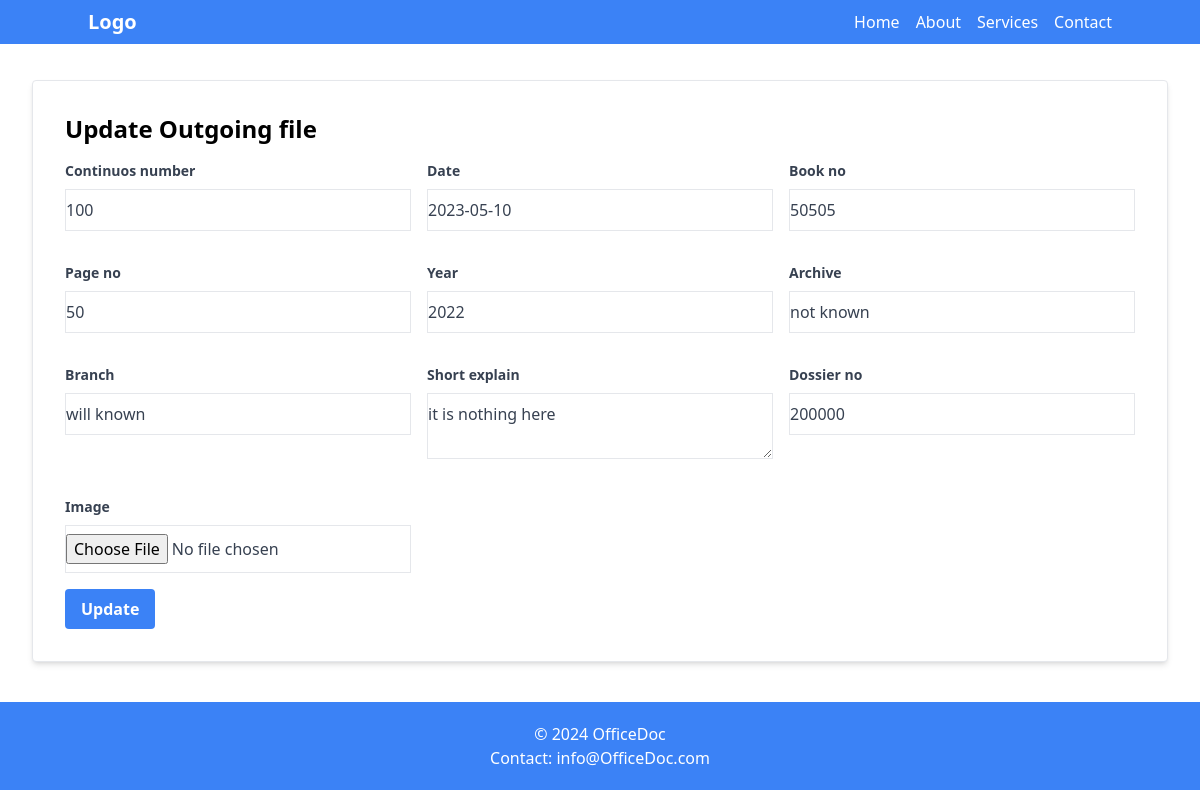
The app's page /records/updateOutgoingDoc/4 with its own data.
### records/models.py (models this page shows, shortened)
class OutgoingDoc(models.Model):
    continuos_number = models.IntegerField(unique=True)
    date = models.DateField(null=True, blank=True)
    book_no = models.IntegerField()
    page_no = models.IntegerField()
    year    = models.CharField(max_length=20, null=True, blank=True)
    archive = models.CharField(max_length=200, null=True, blank=True)
    branch  = models.CharField(max_length=200, null=True, blank=True)
    short_explain = models.TextField()
    dossier_no = models.IntegerField()
    image = models.ImageField(upload_to="records/outgoingdocs/images", null=True, blank=True)

### records/views.py (the view)
# urls.py: path('updateOutgoingDoc/<int:pk>', views.updateOutgoingDoc, name='updateOutgoingDoc'),
def updateOutgoingDoc(request, pk):
    updateOutgoing = OutgoingDoc.objects.get(id=pk)
    updateForm = OutgoingDocForm (request.POST or None, instance=updateOutgoing)
    if updateForm.is_valid():
        updateForm.save()
        messages.success(request, 'Record Updated')
        return redirect ('records:outgoingDoc')
    return render(request, 'records/update_outgoing.html', {'updateForm':updateForm})

### records/templates/records/update_outgoing.html (shortened to what this page needs)
{% extends 'base.html' %}
{% load static %}
{% block content %}
<div class="max-w-8xl  mx-8 my-10 bg-white p-4 sm:p-8 border rounded shadow-md">
    <h1 class="text-2xl font-bold mb-4">Update Outgoing file</h1>
    <form method="POST" enctype="multipart/form-data">
        <div class="grid sm:grid-cols-1 md:grid-cols-4 lg:grid-cols-3 gap-4">
            {% for field in updateForm %}
                <div class="mb-4">
                    <label class="block text-gray-700 text-sm font-bold mb-2">{{ field.label }} </label>
                    <div>{{field}}</div>
                </div>
            {% endfor %}
        </div>
        <button type="submit" class="bg-blue-500 hover:bg-blue-700 text-white font-bold py-2 px-4 rounded">Update</button>
    </form>
</div>
{% endblock %}

### static/css_out/out.css (style rules this page uses)
html, :host { line-height: 1.5; -webkit-text-size-adjust: 100%; -moz-tab-size: 4; -o-tab-size: 4; tab-size: 4; font-family: ui-sans-serif, system-ui, sans-serif, "Apple Color Emoji", "Segoe UI Emoji", "Segoe UI Symbol", "Noto Color Emoji"; font-feature-settings: normal; font-variation-settings: normal; -webkit-tap-highlight-color: transparent; }
body { margin: 0; line-height: inherit; }
h1, h2, h3, h4, h5, h6 { font-size: inherit; font-weight: inherit; }
button, input, optgroup, select, textarea { font-family: inherit; font-feature-settings: inherit; font-variation-settings: inherit; font-size: 100%; font-weight: inherit; line-height: inherit; color: inherit; margin: 0; padding: 0; }
button, select { text-transform: none; }
button, [type='button'], [type='reset'], [type='submit'] { -webkit-appearance: button; background-color: transparent; background-image: none; }
blockquote, dl, dd, h1, h2, h3, h4, h5, h6, hr, figure, p, pre { margin: 0; }
textarea { resize: vertical; }
input::placeholder, textarea::placeholder { opacity: 1; color: #9ca3af; }
button, [role="button"] { cursor: pointer; }
.mx-8 { margin-left: 2rem; margin-right: 2rem; }
.my-10 { margin-top: 2.5rem; margin-bottom: 2.5rem; }
.mb-2 { margin-bottom: 0.5rem; }
.mb-4 { margin-bottom: 1rem; }
.block { display: block; }
.grid { display: grid; }
.w-full { width: 100%; }
.gap-4 { gap: 1rem; }
.rounded { border-radius: 0.25rem; }
.border { border-width: 1px; }
.bg-blue-500 { --tw-bg-opacity: 1; background-color: rgb(59 130 246 / var(--tw-bg-opacity)); }
.bg-white { --tw-bg-opacity: 1; background-color: rgb(255 255 255 / var(--tw-bg-opacity)); }
.p-4 { padding: 1rem; }
.px-4 { padding-left: 1rem; padding-right: 1rem; }
.py-2 { padding-top: 0.5rem; padding-bottom: 0.5rem; }
.text-2xl { font-size: 1.5rem; line-height: 2rem; }
.text-sm { font-size: 0.875rem; line-height: 1.25rem; }
.font-bold { font-weight: 700; }
.text-gray-700 { --tw-text-opacity: 1; color: rgb(55 65 81 / var(--tw-text-opacity)); }
.text-white { --tw-text-opacity: 1; color: rgb(255 255 255 / var(--tw-text-opacity)); }
.shadow-md { --tw-shadow: 0 4px 6px -1px rgb(0 0 0 / 0.1), 0 2px 4px -2px rgb(0 0 0 / 0.1); --tw-shadow-colored: 0 4px 6px -1px var(--tw-shadow-color), 0 2px 4px -2px var(--tw-shadow-color); box-shadow: var(--tw-ring-offset-shadow, 0 0 #0000), var(--tw-ring-shadow, 0 0 #0000), var(--tw-shadow); }
@media (min-width: 640px) { .sm\:grid-cols-1 { grid-template-columns: repeat(1, minmax(0, 1fr)); } }
@media (min-width: 640px) { .sm\:p-8 { padding: 2rem; } }
@media (min-width: 768px) { .md\:grid-cols-4 { grid-template-columns: repeat(4, minmax(0, 1fr)); } }
@media (min-width: 1024px) { .lg\:grid-cols-3 { grid-template-columns: repeat(3, minmax(0, 1fr)); } }

### records on screen
OutgoingDoc: updateForm "100" "2023-05-10" "50505" "50" "2022" "not known" "will known" "it is nothing here" "200000"

### other values on screen
{{ field.label }} "Continuos number" "Date" "Book no" "Page no" "Year" "Archive" "Branch" "Short explain" "Dossier no" "Image"
